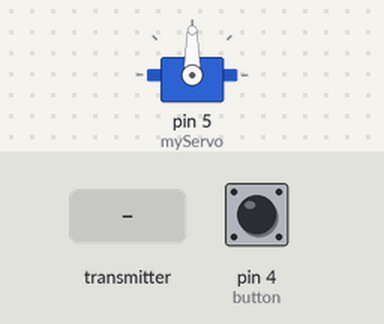
A sketch run on a simulated Arduino Uno, built with avr-gcc and run on an emulated ATmega328P. Parts: servo. Inputs (shaded band) come from the test bench; at power-on: pin 4 (button) LOW. No radio packets arrive unless stated.

Above: at 1.2 s.
1.3 s: the transmitter starts sending angleV = 0
At 1.8 s:
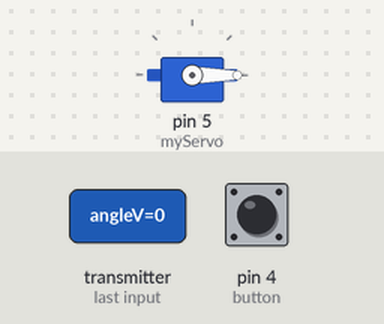
2.8 s: the transmitter starts sending angleV = 45
At 4.0 s:
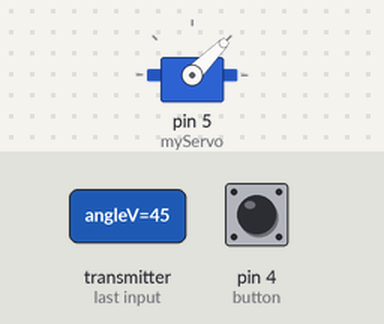
4.3 s: the transmitter starts sending angleV = 180
At 5.2 s:
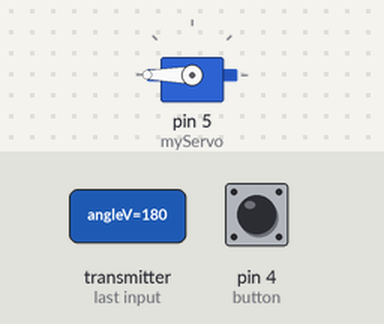
5.8 s: the transmitter starts sending angleV = 90
At 6.3 s:
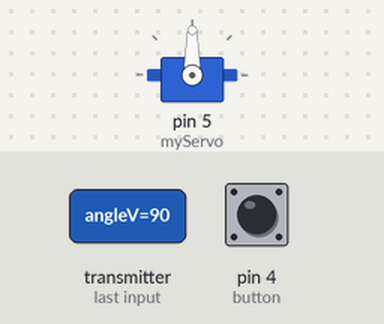
Timing chart, 0 to 8.3 s (numbered marks = the images above; inputs shaded):
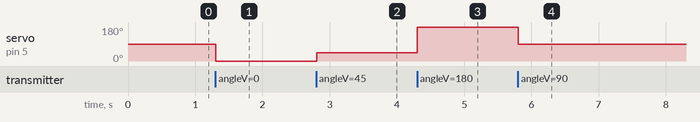

Measured:
- after the input at 1.3 s, servo on pin 5 (myServo): 90° → 0° at once
- after the input at 2.8 s, servo on pin 5 (myServo): 0° → 45° at once
- after the input at 4.3 s, servo on pin 5 (myServo): 45° → 180° at once
- after the input at 5.8 s, servo on pin 5 (myServo): 180° → 90° at once

The sketch:

Receiver.ino
```cpp
/*
* Arduino Wireless Communication Tutorial
*       Example 1 - Receiver Code
*
* by Dejan Nedelkovski, www.HowToMechatronics.com
*
* Library: TMRh20/RF24, https://github.com/tmrh20/RF24/
*/
#include <SPI.h>
#include <nRF24L01.h>
#include <RF24.h>
#include <Servo.h>
#define button 4
RF24 radio(7, 8); // CE, CSN
const byte addresses[][6] = {"00001", "00002"};
Servo myServo;
boolean buttonState = 0;
void setup() {
  pinMode(button, INPUT);
  myServo.attach(5);
  radio.begin();
  radio.openWritingPipe(addresses[0]); // 00002
  radio.openReadingPipe(1, addresses[1]); // 00001
  radio.setPALevel(RF24_PA_MIN);
}
void loop() {
  delay(5);
  radio.startListening();
  if ( radio.available()) {
    while (radio.available()) {
      int angleV = 0;
      radio.read(&angleV, sizeof(angleV));
      myServo.write(angleV);
    }
    delay(5);
    radio.stopListening();
    buttonState = digitalRead(button);
    radio.write(&buttonState, sizeof(buttonState));
  }
}
```
